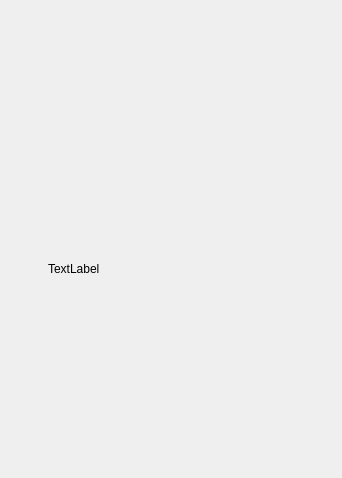
<?xml version="1.0" encoding="UTF-8"?>
<ui version="4.0">
 <class>OutBoardSupply</class>
 <widget class="QWidget" name="OutBoardSupply">
  <property name="geometry">
   <rect>
    <x>0</x>
    <y>0</y>
    <width>342</width>
    <height>478</height>
   </rect>
  </property>
  <property name="windowTitle">
   <string>Form</string>
  </property>
  <property name="styleSheet">
   <string notr="true"/>
  </property>
  <widget class="QLabel" name="Area_widget">
   <property name="geometry">
    <rect>
     <x>2</x>
     <y>1</y>
     <width>30</width>
     <height>60</height>
    </rect>
   </property>
   <property name="text">
    <string/>
   </property>
   <property name="titles" stdset="0">
    <string>sub_tit</string>
   </property>
  </widget>
  <widget class="QLabel" name="label">
   <property name="geometry">
    <rect>
     <x>1</x>
     <y>0</y>
     <width>342</width>
     <height>180</height>
    </rect>
   </property>
   <property name="styleSheet">
    <string notr="true"/>
   </property>
   <property name="text">
    <string/>
   </property>
   <property name="borders" stdset="0">
    <string>page_block</string>
   </property>
   <property name="radiuses" stdset="0">
    <string>rds_4</string>
   </property>
  </widget>
  <widget class="QWidget" name="layoutWidget">
   <property name="geometry">
    <rect>
     <x>40</x>
     <y>0</y>
     <width>291</width>
     <height>368</height>
    </rect>
   </property>
   <layout class="QVBoxLayout" name="verticalLayout">
    <property name="sizeConstraint">
     <enum>QLayout::SetDefaultConstraint</enum>
    </property>
    <property name="leftMargin">
     <number>8</number>
    </property>
    <property name="topMargin">
     <number>8</number>
    </property>
    <property name="rightMargin">
     <number>3</number>
    </property>
    <item>
     <layout class="QHBoxLayout" name="horizontalLayout_4">
      <property name="spacing">
       <number>20</number>
      </property>
      <item>
       <widget class="QSpecialProgessBar" name="Acidity1_Widget" native="true">
        <property name="minimumSize">
         <size>
          <width>0</width>
          <height>45</height>
         </size>
        </property>
       </widget>
      </item>
      <item>
       <widget class="QSpecialProgessBar" name="Acidity2_Widget" native="true">
        <property name="minimumSize">
         <size>
          <width>0</width>
          <height>45</height>
         </size>
        </property>
       </widget>
      </item>
     </layout>
    </item>
    <item>
     <layout class="QHBoxLayout" name="horizontalLayout_5">
      <property name="spacing">
       <number>20</number>
      </property>
      <item>
       <widget class="QSpecialProgessBar" name="Alkalinity1_Widget" native="true">
        <property name="minimumSize">
         <size>
          <width>0</width>
          <height>45</height>
         </size>
        </property>
       </widget>
      </item>
      <item>
       <widget class="QSpecialProgessBar" name="Alkalinity2_Widget" native="true">
        <property name="minimumSize">
         <size>
          <width>0</width>
          <height>45</height>
         </size>
        </property>
       </widget>
      </item>
     </layout>
    </item>
    <item>
     <widget class="QSpecialProgessBar" name="WashWater_Widget" native="true">
      <property name="minimumSize">
       <size>
        <width>0</width>
        <height>47</height>
       </size>
      </property>
      <property name="styleSheet">
       <string notr="true"/>
      </property>
     </widget>
    </item>
    <item>
     <widget class="QLabel" name="label_2">
      <property name="minimumSize">
       <size>
        <width>0</width>
        <height>198</height>
       </size>
      </property>
      <property name="text">
       <string>TextLabel</string>
      </property>
     </widget>
    </item>
   </layout>
  </widget>
  <widget class="QLabel" name="label_3">
   <property name="geometry">
    <rect>
     <x>41</x>
     <y>13</y>
     <width>144</width>
     <height>50</height>
    </rect>
   </property>
   <property name="text">
    <string/>
   </property>
   <property name="borders" stdset="0">
    <string>state_hover</string>
   </property>
   <property name="radiuses" stdset="0">
    <string>rds_6</string>
   </property>
  </widget>
  <widget class="QLabel" name="label_4">
   <property name="geometry">
    <rect>
     <x>191</x>
     <y>13</y>
     <width>144</width>
     <height>50</height>
    </rect>
   </property>
   <property name="text">
    <string/>
   </property>
   <property name="borders" stdset="0">
    <string>state_hover</string>
   </property>
   <property name="radiuses" stdset="0">
    <string>rds_6</string>
   </property>
  </widget>
  <widget class="QLabel" name="label_5">
   <property name="geometry">
    <rect>
     <x>191</x>
     <y>67</y>
     <width>144</width>
     <height>50</height>
    </rect>
   </property>
   <property name="text">
    <string/>
   </property>
   <property name="borders" stdset="0">
    <string>state_hover</string>
   </property>
   <property name="radiuses" stdset="0">
    <string>rds_6</string>
   </property>
  </widget>
  <widget class="QLabel" name="label_6">
   <property name="geometry">
    <rect>
     <x>41</x>
     <y>67</y>
     <width>144</width>
     <height>50</height>
    </rect>
   </property>
   <property name="text">
    <string/>
   </property>
   <property name="borders" stdset="0">
    <string>state_hover</string>
   </property>
   <property name="radiuses" stdset="0">
    <string>rds_6</string>
   </property>
  </widget>
  <widget class="QLabel" name="label_7">
   <property name="geometry">
    <rect>
     <x>41</x>
     <y>121</y>
     <width>294</width>
     <height>50</height>
    </rect>
   </property>
   <property name="text">
    <string/>
   </property>
   <property name="borders" stdset="0">
    <string>state_hover</string>
   </property>
   <property name="radiuses" stdset="0">
    <string>rds_6</string>
   </property>
  </widget>
 </widget>
 <customwidgets>
  <customwidget>
   <class>QSpecialProgessBar</class>
   <extends>QWidget</extends>
   <header>src/leonis/reagent/ch/QSpecialProgessBar.h</header>
   <container>1</container>
  </customwidget>
 </customwidgets>
 <resources/>
 <connections/>
</ui>
